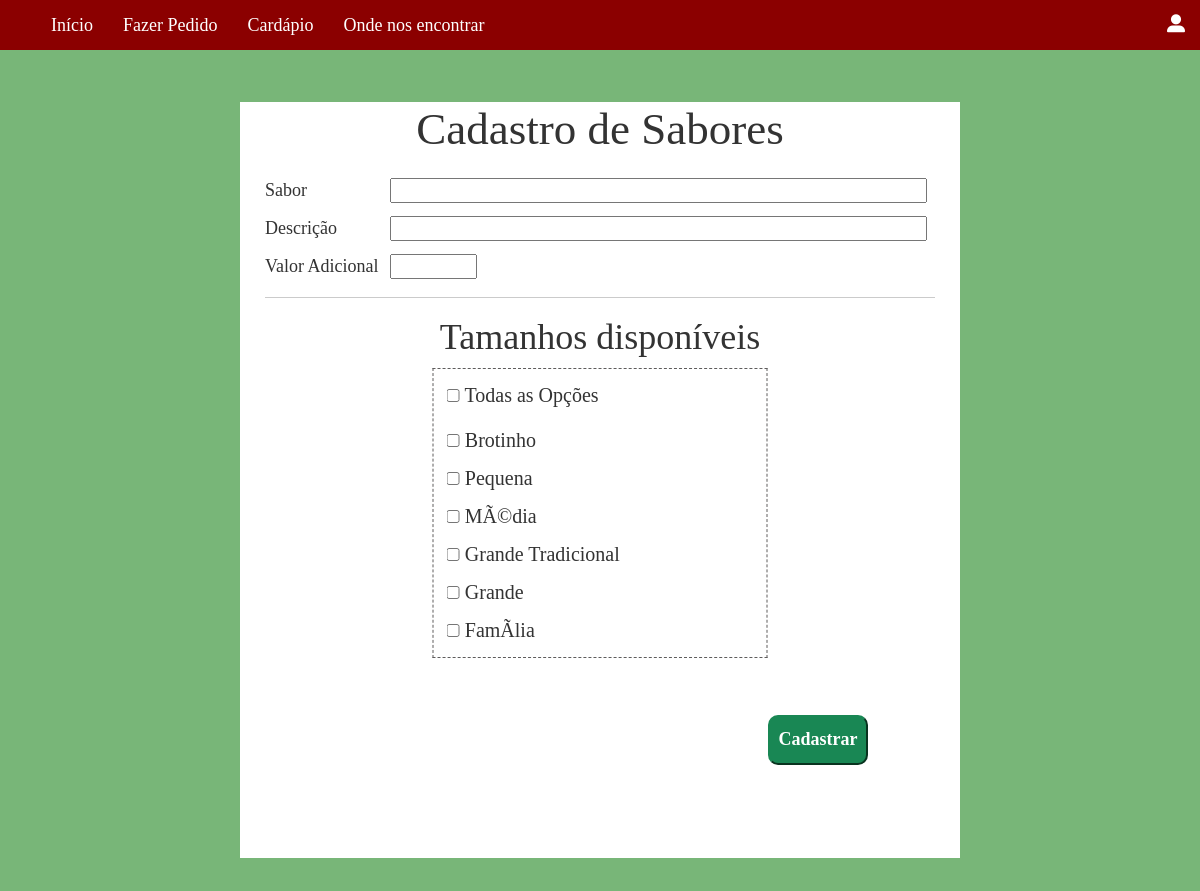
Page /cadastro-cardapio.php (upper part) on the earlier database version.
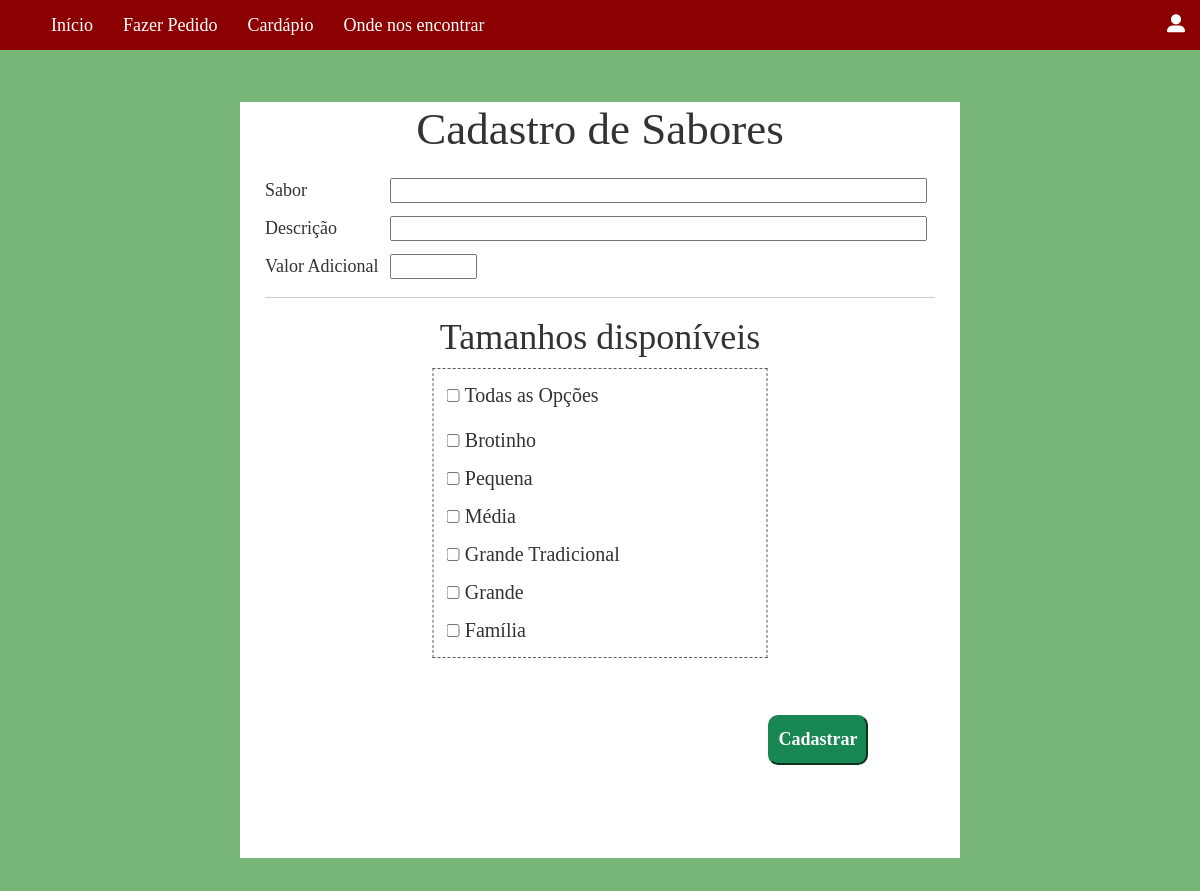
Same page on the later database version.
### tables this page shows
CREATE TABLE `tamanho` (
  `idPizza` int(11) NOT NULL,
  `nome` text NOT NULL,
  `preco` double NOT NULL,
  `cardapio` enum('on','off') NOT NULL,
  `qtdeSabor` int(11) NOT NULL,
  `status` enum('on','off') NOT NULL
);

### cadastro-cardapio.php (the view, shortened to what this page needs)
<html>
    <head>
        <link href="https://cdn.jsdelivr.net/npm/bootstrap@5.0.0-beta1/dist/css/bootstrap.min.css" rel="stylesheet">
        <link rel="stylesheet" type="text/css" href="css/cadastro-cardapio.css">
    </head>
            <?php include ('php/barra-menu.php') ?>
    <body>
        <div class="principal">
            <div class="cadastro_sabor">
                <h1>Cadastro de Sabores</h1>
                    <form method="POST" class=campos_cadastro action="php\cardapio\cadastro-sabor.php">
                        <label> Sabor </label> <input type="text" name="sabor" size="51"> <br>
                        <label> Descrição </label> <input type="text" name="desc" size="51"> <br>
                        <label> Valor Adicional </label> <input class="money" id="input" size="6" type="text" name="add">
                        <hr>
                        <h2 class="texto-tamanho"> Tamanhos disponíveis </h2>
                        <div class="lista_tamanhos">
                            <?php
                                include "php\conexaoBD.php";
                                $sql = "SELECT nome,idPizza FROM `tamanho` Where `status` ='on' ORDER BY preco ASC";
                                $result = $conn->query($sql);
                                if ($result->num_rows > 0) {
                                    echo "<label style='margin-bottom: 2%'> <input type='checkbox' id='select-all'> Todas as Opções </label> <br>";
                                    while($row = $result->fetch_assoc()) {
                                        $nome_tamanho = $row["nome"];
                                        $idPizza = $row["idPizza"];
                                        echo "<label> <input type='checkbox' name='tamanho[]' value='$idPizza'> $nome_tamanho </label>";
                                    }
                                }
                            ?>
                        </div>
                        <?php
                            echo"<br><br>";
                        ?>
                        <input type="submit" value="Cadastrar" class="btn_cadastrar">
                    </form>
            </div>
        </div>
    </body>
</html>

Differences in the rows shown:
changed tamanho: nome "MÃ©dia" → "Média"
changed tamanho: nome "FamÃ­lia" → "Família"
